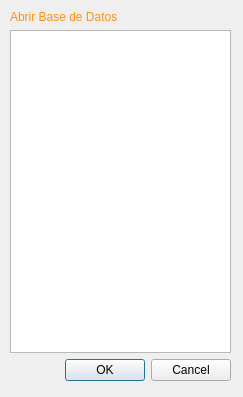
<?xml version="1.0" encoding="UTF-8"?>
<ui version="4.0">
 <class>Dialog</class>
 <widget class="QDialog" name="Dialog">
  <property name="geometry">
   <rect>
    <x>0</x>
    <y>0</y>
    <width>243</width>
    <height>397</height>
   </rect>
  </property>
  <property name="windowTitle">
   <string>Dialog</string>
  </property>
  <widget class="QWidget" name="verticalLayoutWidget">
   <property name="geometry">
    <rect>
     <x>10</x>
     <y>10</y>
     <width>221</width>
     <height>371</height>
    </rect>
   </property>
   <layout class="QVBoxLayout" name="verticalLayout">
    <item>
     <widget class="QLabel" name="label">
      <property name="styleSheet">
       <string notr="true">font: 63 14pt &quot;Ubuntu&quot;;
color: rgb(255, 144, 17);</string>
      </property>
      <property name="text">
       <string>Abrir Base de Datos</string>
      </property>
     </widget>
    </item>
    <item>
     <widget class="QListWidget" name="listWidget"/>
    </item>
    <item>
     <widget class="QDialogButtonBox" name="buttonBox">
      <property name="orientation">
       <enum>Qt::Horizontal</enum>
      </property>
      <property name="standardButtons">
       <set>QDialogButtonBox::Cancel|QDialogButtonBox::Ok</set>
      </property>
     </widget>
    </item>
   </layout>
  </widget>
 </widget>
 <resources/>
 <connections>
  <connection>
   <sender>buttonBox</sender>
   <signal>accepted()</signal>
   <receiver>Dialog</receiver>
   <slot>accept()</slot>
   <hints>
    <hint type="sourcelabel">
     <x>248</x>
     <y>254</y>
    </hint>
    <hint type="destinationlabel">
     <x>157</x>
     <y>274</y>
    </hint>
   </hints>
  </connection>
  <connection>
   <sender>buttonBox</sender>
   <signal>rejected()</signal>
   <receiver>Dialog</receiver>
   <slot>reject()</slot>
   <hints>
    <hint type="sourcelabel">
     <x>316</x>
     <y>260</y>
    </hint>
    <hint type="destinationlabel">
     <x>286</x>
     <y>274</y>
    </hint>
   </hints>
  </connection>
 </connections>
</ui>
